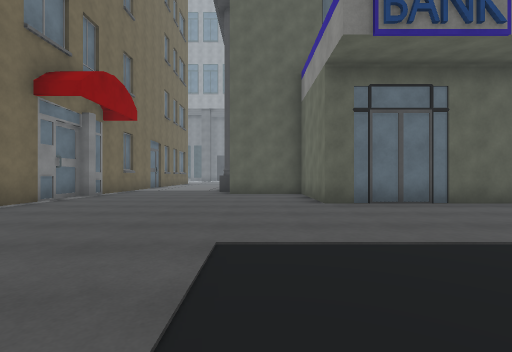
view 1 (above)

24 first-person views from a walk through a 3-D level made in the Unity game engine. The camera is 1.2 m above the floor, looks level and sees 85° across. The floor is counted in squares, 2 m on a side. Each view is taken from the middle of a square. On the plan, view 1 faces up. The plan holds only what a view shows up to about 9 squares ahead; the rest is blank. The place goes on beyond the plan. The player character is not drawn. Some animated figures are left out. Some surface patterns are stand-ins.

view 2
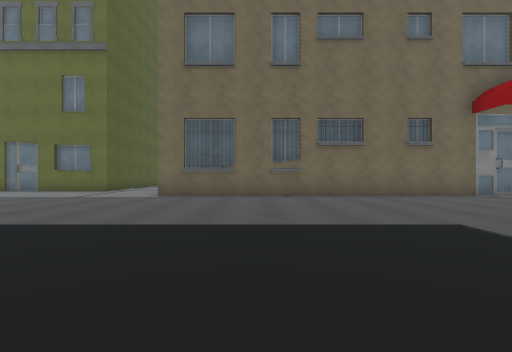

view 3
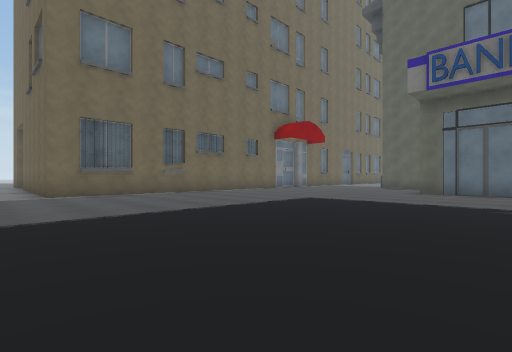

view 4
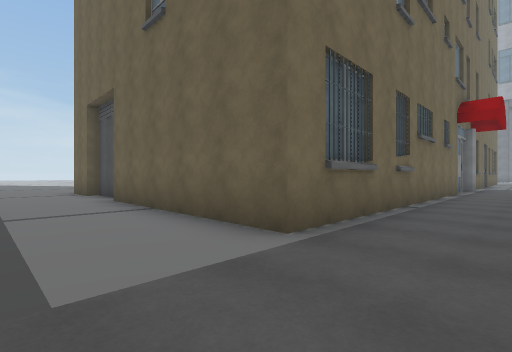

view 5
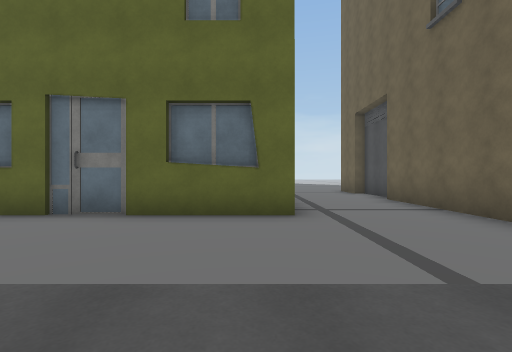

view 6
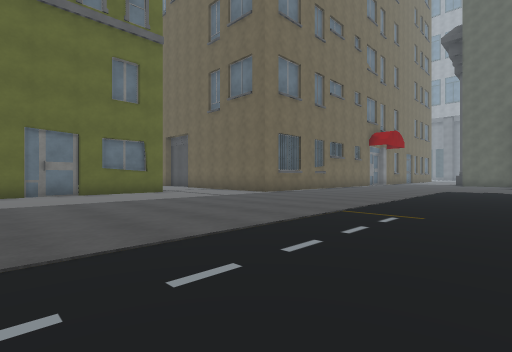

view 7
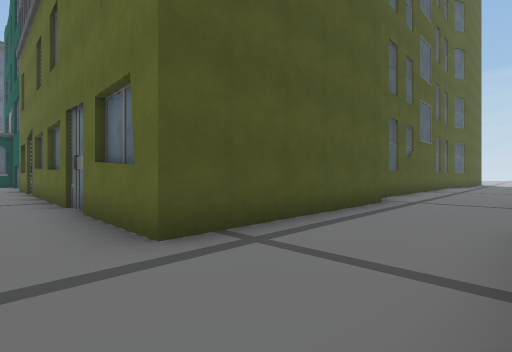

view 8
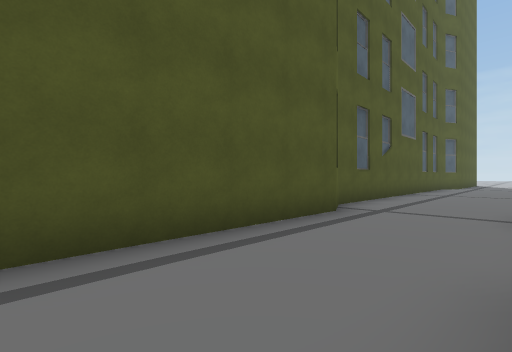

view 9
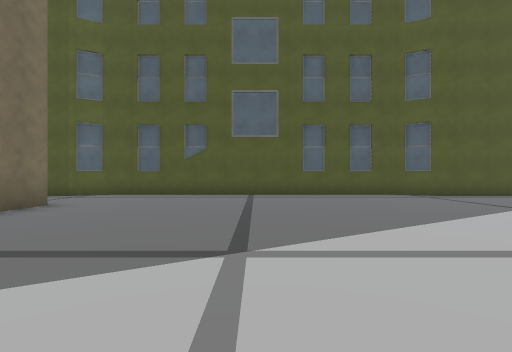

view 10
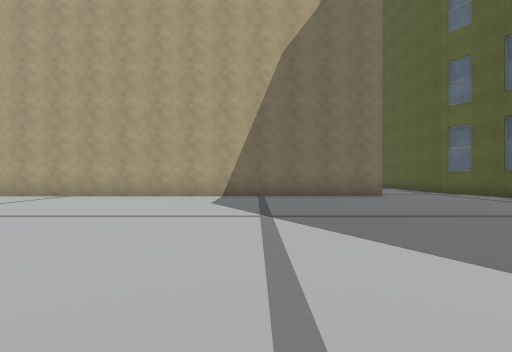

view 11
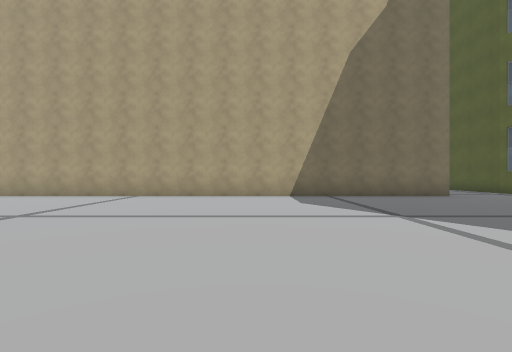

view 12
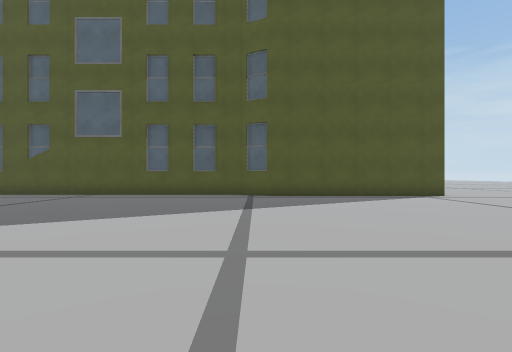

view 13
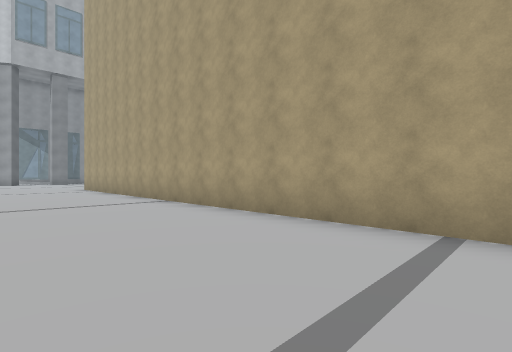

view 14
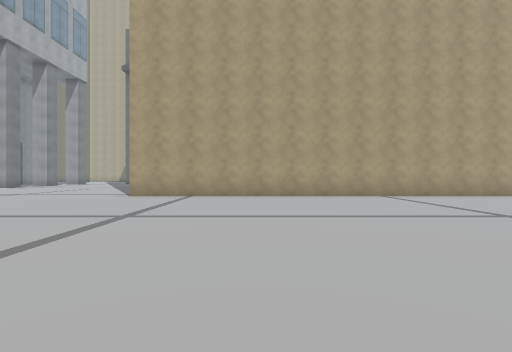

view 15
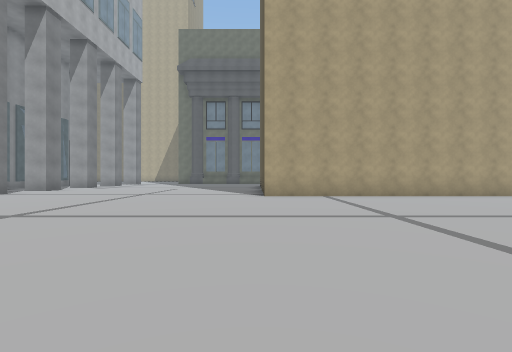

view 16
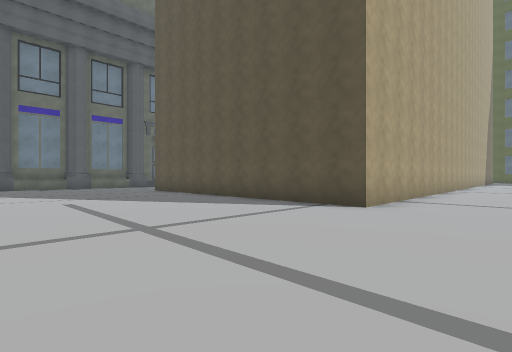

view 17
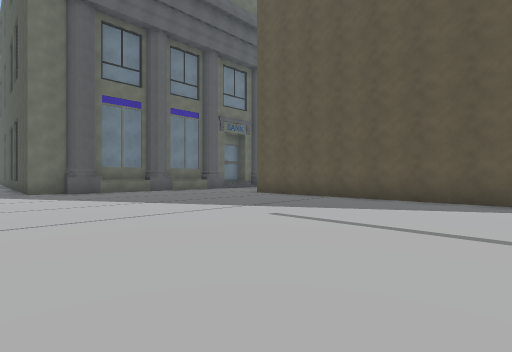

view 18
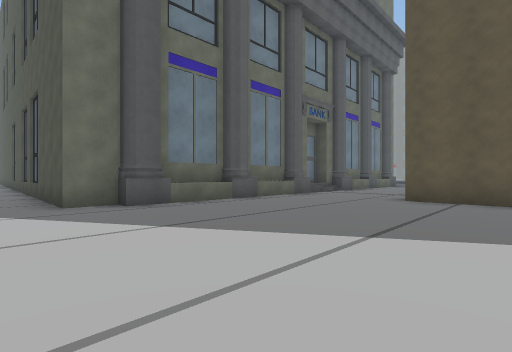

view 19
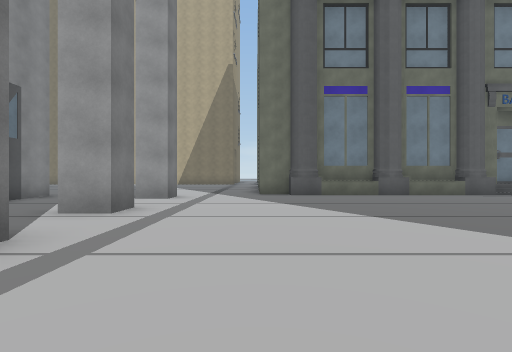

view 20
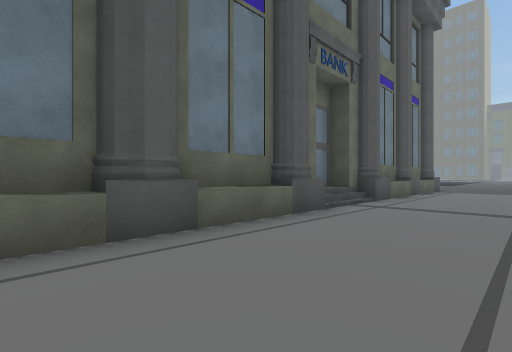

view 21
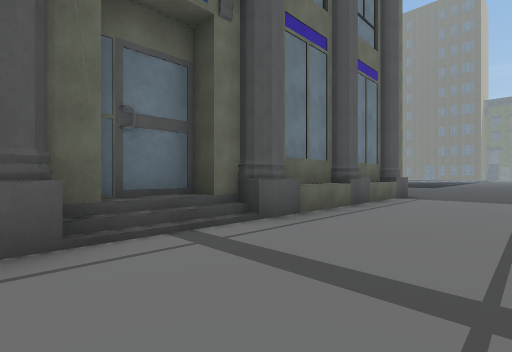

view 22
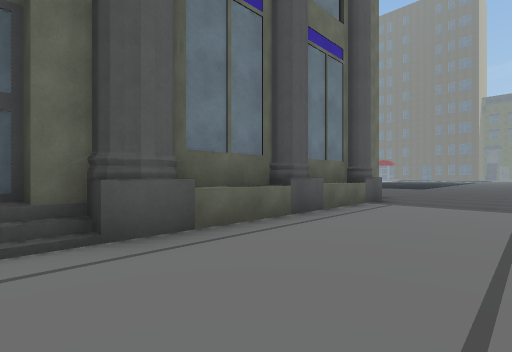

view 23
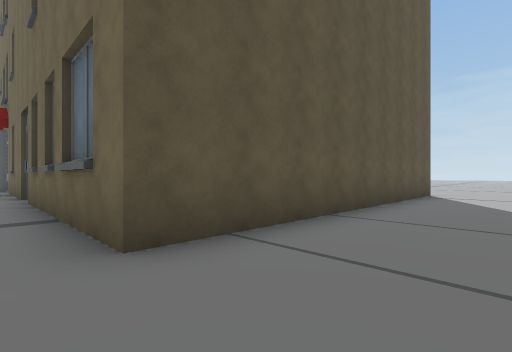

view 24
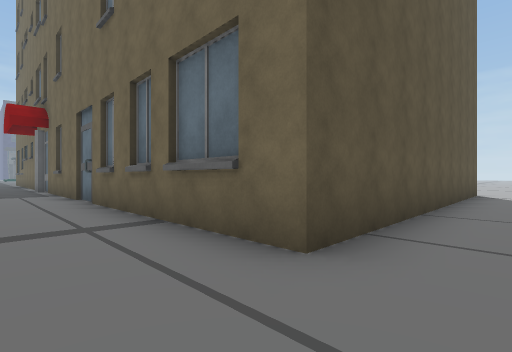

### Floor plan
Points are (right, up) in squares from view 1. A wall is a line through its corners. A room is listed if a view was taken in it or the views show most of it. See-through windows are left out.
Room 1 (views 1, 2, 3, 4, 5, 6, 7, 8)
walls: (-10.6, -2.4) (-12.1, -2.4); (-4.8, 7.7) (-4.8, -2.7) (-10, -2.7); (-12.2, -2.7) (-13.7, -2.7); (4.5, 5.9) (1.4, 5.9) (1.4, 8.8) (-0.8, 8.8); (-14.5, -5.9) (-13.3, -5.9) (-12.3, -5.4) (-7.2, -5.4) (-7.2, -10.5)
ways out: opening at (-13.3, -4) to room 2; opening at (-3, 8) to room 2
Room 2 (views 9, 10, 11, 12, 13, 14, 15, 16, 17, 18, 19, 20, 21, 22, 23, 24)
walls: (-1.3, 18.5) (-1.3, 24.9) (-0.8, 24.9) (-0.8, 25.9) (4.4, 25.9); (-0.8, 13.5) (-0.8, 15.4); (-0.8, 18) (-0.8, 18.6); (-1.3, 9.8) (-1.3, 16.2) (-0.8, 16.2) (-0.8, 16.7) (-0.3, 16.7) (-0.3, 18); (-0.8, 10.8) (-0.8, 12.4); (-0.8, 19.5) (-0.8, 21.2); (-0.8, 8.8) (-0.8, 9.4); (-0.8, 22.2) (-0.8, 24); (-4.6, 28.3) (-5.5, 28.3) (-5.5, 29.3); (-13.7, -2.7) (-13.7, 19.8) (-4.8, 19.8) (-4.8, 8.4); (-1.9, 28.3) (-2.6, 28.3) (-2.6, 29.3); (-26.5, -5.4) (-23.5, -5.4) (-22.5, -5.9) (-14.5, -5.9)
ways out: opening at (-13.3, -4) to room 1; opening at (-3, 8) to room 1

Positions as (right, up) in squares from view 1, and headings:
1: (0, 0), facing up
2: (3, 0), facing left
3: (4, -4), facing up-left
4: (-3, -5), facing up-left
5: (-3, -6), facing left
6: (2, -10), facing up-left
7: (-6, -3), facing down-left
8: (-8, -3), facing down-left
9: (-18, 3), facing down
10: (-22, 1), facing right
11: (-22, 3), facing right
12: (-23, 3), facing down
13: (-17, 6), facing up-right
14: (-22, 16), facing right
15: (-22, 20), facing right
16: (-16, 25), facing down-right
17: (-12, 27), facing down-right
18: (-7, 27), facing down-right
19: (-10, 26), facing right
20: (-4, 23), facing down-right
21: (-4, 19), facing down-right
22: (-4, 17), facing down-right
23: (-4, 22), facing down-left
24: (-3, 21), facing down-left
